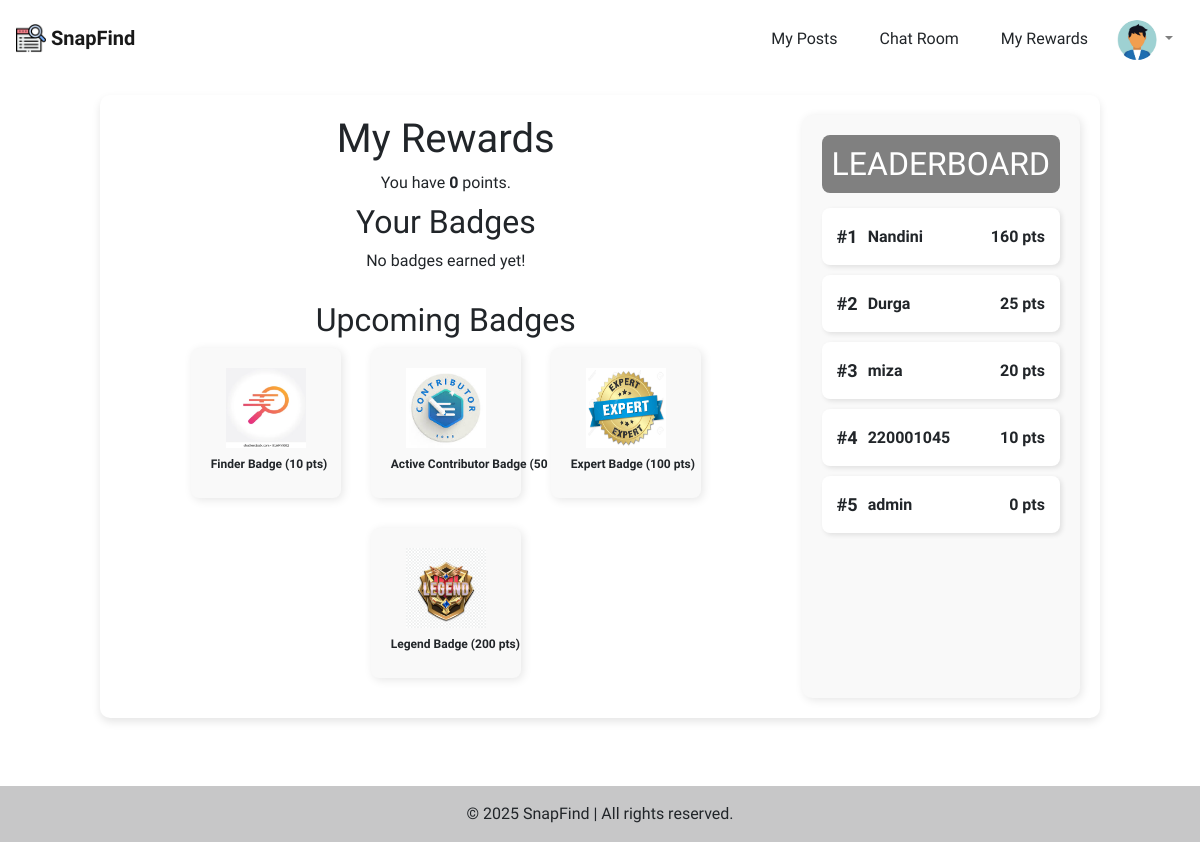
/accounts/rewards/ (signed in), run on an earlier commit of the app's database.
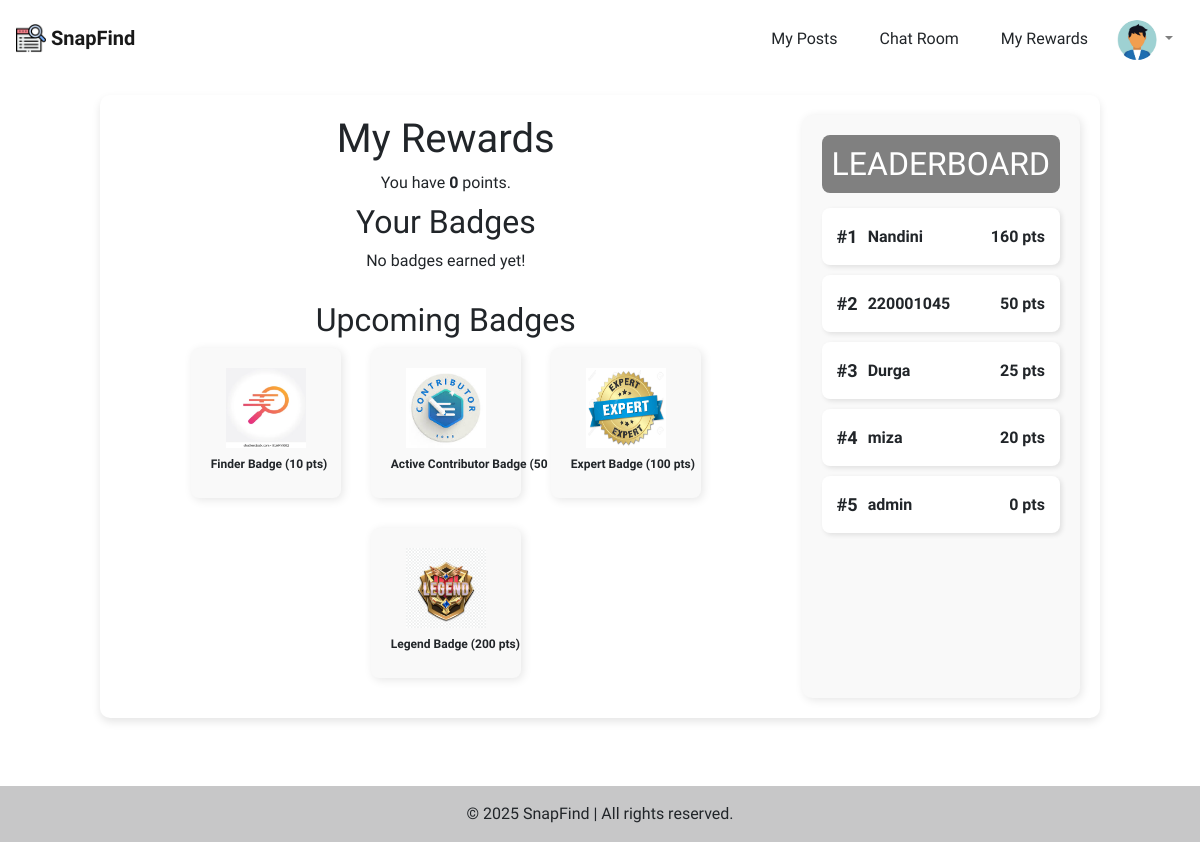
And on a later commit of the database.
### accounts/models.py (models this page shows, shortened)
class Badge(models.Model):
    name = models.CharField(max_length=255)
    points_required = models.IntegerField()
    image = models.ImageField(upload_to='badges/')

class Reward(models.Model):
    user = models.ForeignKey(User, on_delete=models.CASCADE)
    points = models.IntegerField(default=0)
    badges = models.ManyToManyField(Badge, blank=True)
    created_at = models.DateTimeField(auto_now_add=True)
    def __str__(self):
        return f"{self.user.username} - {self.points} points"

### accounts/views.py (the view)
# urls.py: path('rewards/', rewards_view, name='rewards'),
@login_required
def rewards_view(request):
    reward, created = Reward.objects.get_or_create(user=request.user)
    upcoming_badges = Badge.objects.filter(points_required__gt=reward.points).order_by('points_required')[:4]
    top_users = Reward.objects.select_related('user').order_by('-points')[:5]
    print("hiiiiiiiiiii", top_users)
    context = {
        'rewards': reward,
        'upcoming_badges': upcoming_badges,
        'top_users': top_users,
    }
    return render(request, 'rewards.html', context)

### accounts/templates/rewards.html (shortened to what this page needs)
{% extends 'base_layout.html' %}
{% block content %}
<div class="rewards-container">
    <div class="rewards-layout">
        <div class="main-section">
            <h1>My Rewards</h1>
            <p>You have <strong>{{ rewards.points }}</strong> points.</p>
            <h2>Your Badges</h2>
            <div class="badges">
                {% for badge in rewards.badges.all %}
                    <div class="badge">
                        <img src="{{ badge.image.url }}" alt="{{ badge.name }}">
                        <p><strong>{{ badge.name }}</strong></p>
                    </div>
                {% empty %}
                    <p>No badges earned yet!</p>
                {% endfor %}
            </div>
            <h2>Upcoming Badges</h2>
            <div class="upcoming-badges">
                {% for badge in upcoming_badges %}
                    <div class="badge">
                        <img src="{{ badge.image.url }}" alt="{{ badge.name }}">
                        <p><strong>{{ badge.name }}</strong> ({{ badge.points_required }} pts)</p>
                    </div>
                {% empty %}
                    <p>No upcoming badges!</p>
                {% endfor %}
            </div>
        </div>
         <div class="leaderboard">
            <h2>Leaderboard</h2>
            <ol>
                {% for user in top_users %}
                    <li>
                        <span class="rank">#{{ forloop.counter }}</span>
                        <span class="username" style="font-weight: bold;">{{ user.user.username }}</span>
                        <span class="points">{{ user.points }} pts</span>
                    </li>
                {% empty %}
                    <li>No leaderboard data available.</li>
                {% endfor %}
            </ol>
        </div>
    </div>
</div>
{% endblock %}

What changed in the data, as far as the page shows it:
changed Reward (number 3 of 5 on the later page): points "10" → "50"; moves up the list
